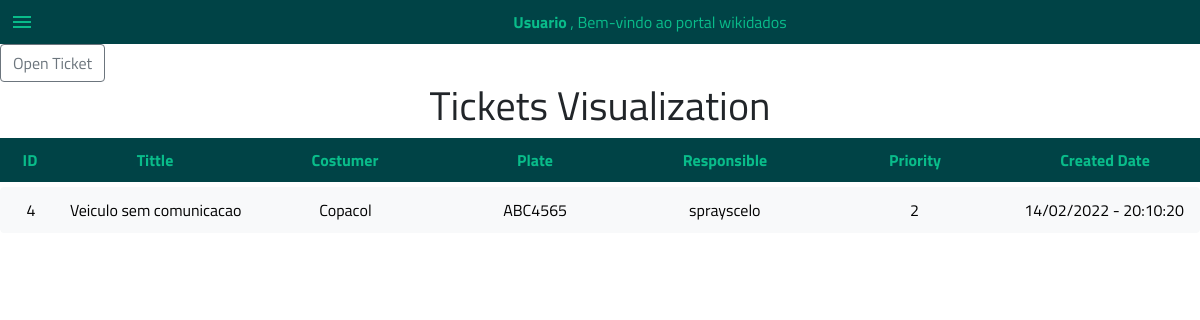
The page /tickets/ on the database its author committed.
### FinalProject/models.py (models this page shows, shortened)
class Ticket(models.Model):
    tittle = models.CharField(max_length=30, default="")
    priority = models.CharField(choices=priorityChoices, max_length=1)
    group = models.CharField(max_length=255, choices=ticketGroup, default="Support")
    status = models.CharField(max_length=255,choices=ticketStatusChoices, default="")
    description = models.TextField(blank=False)
    costumer = models.ForeignKey(Costumer, on_delete=models.CASCADE, related_name="ticketCostumer")
    plate = models.CharField(max_length=8, default="")
    comment = models.JSONField(default=list, blank=True)
    responsible = models.ForeignKey(User, on_delete=models.CASCADE, related_name="ticketResponsible", null=True, blank=True)
    createDate = models.DateTimeField(auto_now_add=True)
    createdBy = models.ForeignKey(User, on_delete=models.CASCADE, related_name="ticketCreator")
    endDate = models.DateTimeField(blank=True, null=True)
    analyzedIten = models.CharField(choices=AnalyzedItens, max_length=255, default="")
    actionMade = models.CharField(choices=ActionMade, max_length=255, default="")
    plataform = models.CharField(choices=Plataform, max_length=255, default="")
    solution = models.TextField(default="")
    score = models.IntegerField(default=0)
    comments = models.ManyToManyField(Comment, default="", blank=True, related_name="relatedTicket")

class Costumer(models.Model):
    type = models.CharField(max_length=255, choices=costumerTypeChoices)
    name = models.CharField(max_length=255, blank=False)
    priority = models.CharField(choices=priorityChoices, default=1, max_length=1)
    phone = models.CharField(max_length=11, blank=True, null=True)
    CNPJ = models.CharField(blank=False, max_length=14, unique=True)
    email = models.EmailField(max_length=255, blank=False, unique=True)
    createDate = models.DateField(auto_now_add=True)
    state = models.CharField(max_length=50, default="")
    city = models.CharField(max_length=50, default="")
    address = models.CharField(max_length=50, default="")
    zCode = models.CharField(max_length=8, default="")
    comments = models.ManyToManyField(Comment, default="", blank=True, related_name="relatedCostumer")

class User(AbstractUser):
    pass

### FinalProject/views.py (the view)
# urls.py: path("tickets/", include('FinalProject.modulesDetails.ticketsUrls')),
def tickets(request):
   return render(request, "final/tickets.html", {
      "allTickets": Ticket.objects.all()
   })

### FinalProject/templates/final/tickets.html (shortened to what this page needs)
{%extends "final/layout.html" %}
{% load static %}
{% block tickets %}
{% if allTickets %}
<a class="btn btn-outline-secondary" href="{% url 'newTicket' %}">Open Ticket </a>
<h1 class="text-center">Tickets Visualization</h1>
<div id="ticketsContainer">
        <div id="ticketHeader">
            <span> ID </span>
            <span> Tittle </span>
            <span> Costumer </span>
            <span> Plate </span>
            <span> Responsible </span>
            <span> Priority</span>
            <span> Created Date </span>
        </div>
    {% for ticket in allTickets %}
        <div id="allTickets">
            <a href="{% url 'ticketDetails' ticket.id %}" class="btn btn-light" >
                <span> {{ ticket.id }}</span>
                <span> {{ ticket.tittle }}</span>
                <span> {{ ticket.costumer.name }}</span>
                <span> {{ ticket.plate }}</span>
                <span> {{ ticket.responsible }}</span>
                <span> {{ ticket.priority }}</span>
                <span> {{ ticket.createDate|date:"d/m/Y - H:i:s" }}</span>
            </a>
        </div>
    {% endfor  %}
</div>
{% endif %}
{%endblock%}

### FinalProject/static/style.css (style rules this page uses)
body { margin: 0%; background-color: #74b3ce; }
* { font-family: 'Dongle', sans-serif; font-family: 'Nunito Sans', sans-serif; font-family: 'Playfair Display', serif; font-family: 'Titillium Web', sans-serif; }
#ticketHeader, #serviceOrderHeader, #costumerHeader, #equipmentsHeader, #productsHeader, #servicesHeader { display: grid; grid-template-columns: 5% repeat(6, minmax(100px, 1fr)); place-items: center; margin-bottom: 5px; background-color: #004346; color: #09bc8a; font-weight: bold; padding-bottom: 10px; padding-top: 10px; }
#allTickets a, #allServiceOrder a, #allCostumers a, #allEquipments a, #allProducts a, #allServices a { display: grid; grid-template-columns: 5% repeat(6, minmax(100px, 1fr)); place-items: center; padding-bottom: 5px; padding-top: 5px; padding: 10px 0px 10px 0px ; }

### rows shown on the page
Ticket: id "4", tittle "Veiculo sem comunicacao", costumer.name "Copacol", plate "ABC4565", responsible "sprayscelo", priority "2", createDate "14/02/2022 - 20:10:20"
